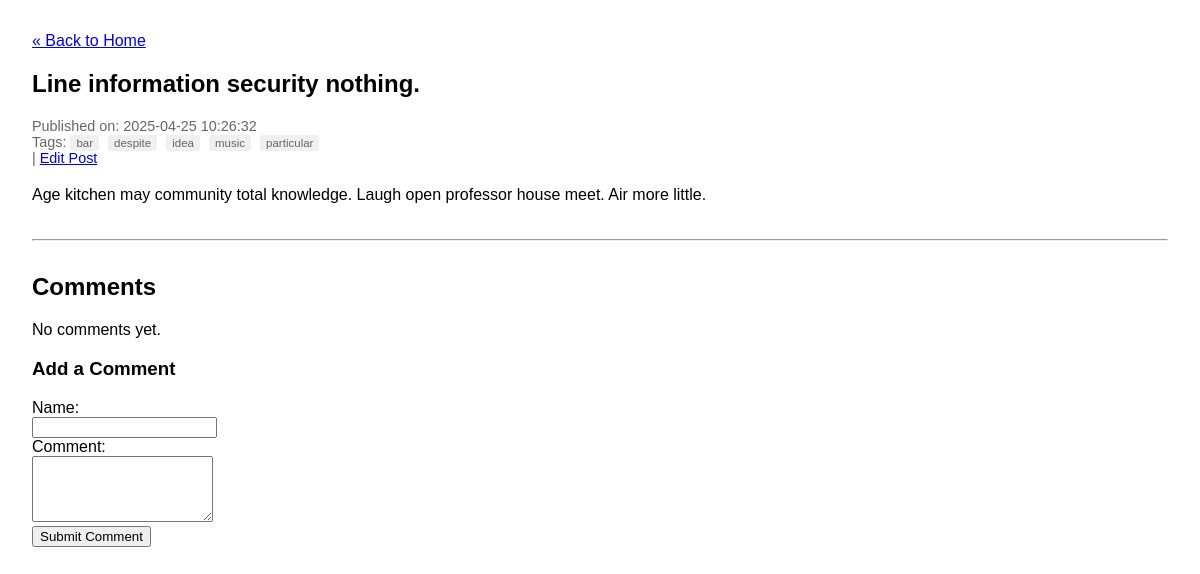
The page /post/25 on the database as committed earlier.
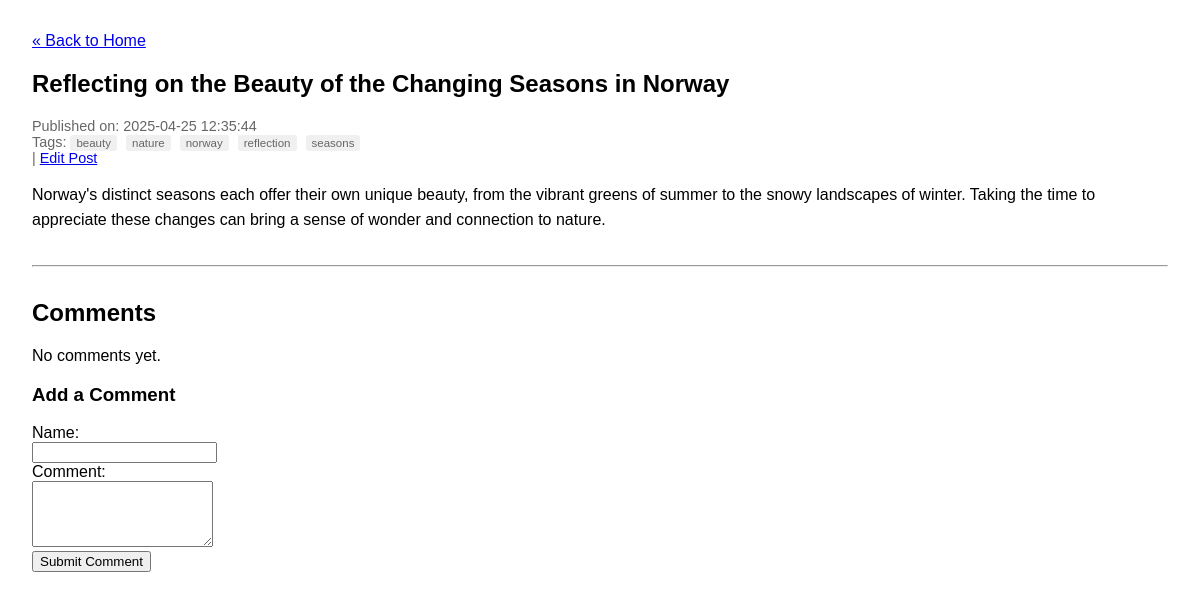
The same page on the database as committed later.
### tables this page shows
CREATE TABLE posts (
    id INTEGER PRIMARY KEY AUTOINCREMENT, -- Unique identifier for each post
    title TEXT NOT NULL,                  -- Title of the blog post
    content TEXT NOT NULL,                -- Main body/content of the post
    published_date TIMESTAMP NOT NULL DEFAULT CURRENT_TIMESTAMP -- When the post was created/published
);

CREATE TABLE tags (
    id INTEGER PRIMARY KEY AUTOINCREMENT, -- Unique identifier for each tag
    name TEXT NOT NULL UNIQUE             -- Name of the tag (must be unique)
);

### app.py (the view)
@app.route('/post/<int:post_id>')
def post(post_id):
    post_data = db.get_post_by_id(post_id)
    if post_data is None:
        abort(404) # Let Flask handle this exception
    tags_data = db.get_tags_for_post(post_id)
    return render_template('post.html', post=post_data, tags=tags_data)

### db.py (called while the page is built)
def get_db_connection():
    conn = sqlite3.connect(DATABASE_PATH)
    conn.row_factory = sqlite3.Row
    return conn

def get_post_by_id(post_id):
    post = None
    conn = None # Initialize conn to None
    try:
        conn = get_db_connection()
        cursor = conn.cursor()
        cursor.execute("SELECT id, title, content, published_date FROM posts WHERE id = ?", (post_id,))
        post = cursor.fetchone() # fetchone() gets the first result or None
    except sqlite3.Error as e:
        print(f"Database error in get_post_by_id: {e}")
    finally:
        if conn:
            conn.close()
    return post

def get_tags_for_post(post_id):
    tags = []
    conn = None
    try:
        conn = get_db_connection()
        cursor = conn.cursor()
        cursor.execute("""
            SELECT t.id, t.name
            FROM tags t
            JOIN post_tags pt ON t.id = pt.tag_id
            WHERE pt.post_id = ?
            ORDER BY t.name
        """, (post_id,))
        tags = cursor.fetchall()
    except sqlite3.Error as e:
        print(f"Database error in get_tags_for_post for post {post_id}: {e}")
    finally:
        if conn:
            conn.close()
    return tags

### templates/post.html (shortened to what this page needs)
<!DOCTYPE html>
<html lang="en">
  <head>
  </head>
  <body>
    <nav>
      <a href="{{ url_for('index') }}">&laquo; Back to Home</a>
    </nav>
    <article>
      <h1>{{ post['title'] }}</h1>
      <div class="post-meta">
        Published on: {{ post['published_date'] }}
        {% if tags %}
        <div class="tags">
          Tags: {% for tag in tags %}
          <span>{{ tag['name'] }}</span>  {% endfor %}
        </div>
        {% endif %}
        | <a href="#">Edit Post</a>
      </div>
      <div class="post-content">
        {{ post['content'] }}
      </div>
    </article>
    <hr />
    <section class="comments">
      <h2>Comments</h2>
      <p>No comments yet.</p>
      <h3>Add a Comment</h3>
      <form action="#" method="post">
        <div>
          <label for="author">Name:</label><br />
          <input type="text" id="author" name="author" required />
        </div>
        <div>
          <label for="comment_content">Comment:</label><br />
          <textarea
            id="comment_content"
            name="content"
            rows="4"
            required
          ></textarea>
        </div>
        <div>
          <button type="submit">Submit Comment</button>
        </div>
      </form>
    </section>
  </body>
</html>

### templates/post.html (style rules this page uses)
body { font-family: sans-serif; margin: 2em; }
.post-meta { color: #666; font-size: 0.9em; margin-bottom: 1em; }
.post-content { margin-top: 1em; line-height: 1.6; }
.tags span { background-color: #f0f0f0; padding: 2px 6px; border-radius: 3px; margin-right: 5px; font-size: 0.8em; }
hr { margin: 2em 0; }
.comments { margin-top: 2em; }

Rows that differ between the two databases and show on the page:
removed tags: name "bar"
removed tags: name "despite"
removed tags: name "idea"
no longer on this page (row edited): tags: name "music"
removed tags: name "particular"
changed posts: title "Line information security nothing." → "Reflecting on the Beauty of the Changing Seasons in Norway"; published_date "2025-04-25 10:26:32" → "2025-04-25 12:35:44"; content "Age kitchen may community total knowledge. Laugh open professor house meet. Air more little." → "Norway's distinct seasons each offer their own unique beauty, from the vibrant greens of summer to the snowy landscapes of winter. Taking the time to appreciate these changes can bring a sense of wonder and connection to nature."
now on this page (row edited): tags: name "beauty"
now on this page (row edited): tags: name "nature"
now on this page (row edited): tags: name "norway"
now on this page (row edited): tags: name "reflection"
now on this page (row edited): tags: name "seasons"
